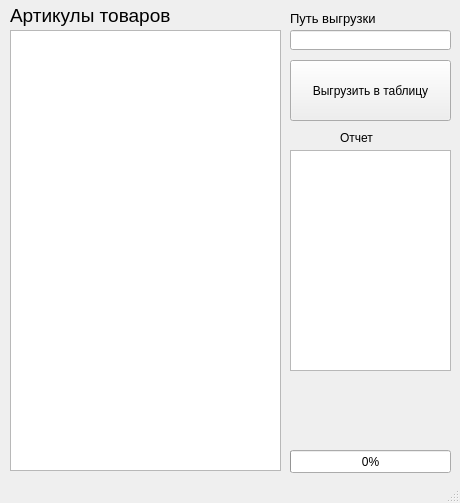
<?xml version="1.0" encoding="UTF-8"?>
<ui version="4.0">
 <class>MainWindow</class>
 <widget class="QMainWindow" name="MainWindow">
  <property name="geometry">
   <rect>
    <x>0</x>
    <y>0</y>
    <width>460</width>
    <height>503</height>
   </rect>
  </property>
  <property name="windowTitle">
   <string>MainWindow</string>
  </property>
  <widget class="QWidget" name="centralwidget">
   <widget class="QPushButton" name="pushButton">
    <property name="geometry">
     <rect>
      <x>290</x>
      <y>60</y>
      <width>161</width>
      <height>61</height>
     </rect>
    </property>
    <property name="text">
     <string>Выгрузить в таблицу</string>
    </property>
   </widget>
   <widget class="QProgressBar" name="progressBar">
    <property name="geometry">
     <rect>
      <x>290</x>
      <y>450</y>
      <width>161</width>
      <height>23</height>
     </rect>
    </property>
    <property name="value">
     <number>0</number>
    </property>
   </widget>
   <widget class="QLabel" name="label">
    <property name="geometry">
     <rect>
      <x>10</x>
      <y>0</y>
      <width>231</width>
      <height>31</height>
     </rect>
    </property>
    <property name="font">
     <font>
      <pointsize>14</pointsize>
     </font>
    </property>
    <property name="text">
     <string>Артикулы товаров</string>
    </property>
   </widget>
   <widget class="QTextEdit" name="textEdit">
    <property name="geometry">
     <rect>
      <x>10</x>
      <y>30</y>
      <width>271</width>
      <height>441</height>
     </rect>
    </property>
   </widget>
   <widget class="QTextBrowser" name="textBrowser">
    <property name="geometry">
     <rect>
      <x>290</x>
      <y>150</y>
      <width>161</width>
      <height>221</height>
     </rect>
    </property>
   </widget>
   <widget class="QLabel" name="label_2">
    <property name="geometry">
     <rect>
      <x>340</x>
      <y>130</y>
      <width>47</width>
      <height>16</height>
     </rect>
    </property>
    <property name="text">
     <string>Отчет</string>
    </property>
   </widget>
   <widget class="QLineEdit" name="lineEdit">
    <property name="geometry">
     <rect>
      <x>290</x>
      <y>30</y>
      <width>161</width>
      <height>20</height>
     </rect>
    </property>
   </widget>
   <widget class="QLabel" name="label_3">
    <property name="geometry">
     <rect>
      <x>290</x>
      <y>10</y>
      <width>121</width>
      <height>16</height>
     </rect>
    </property>
    <property name="font">
     <font>
      <pointsize>10</pointsize>
     </font>
    </property>
    <property name="text">
     <string>Путь выгрузки</string>
    </property>
   </widget>
  </widget>
  <widget class="QStatusBar" name="statusbar"/>
 </widget>
 <resources/>
 <connections/>
</ui>
